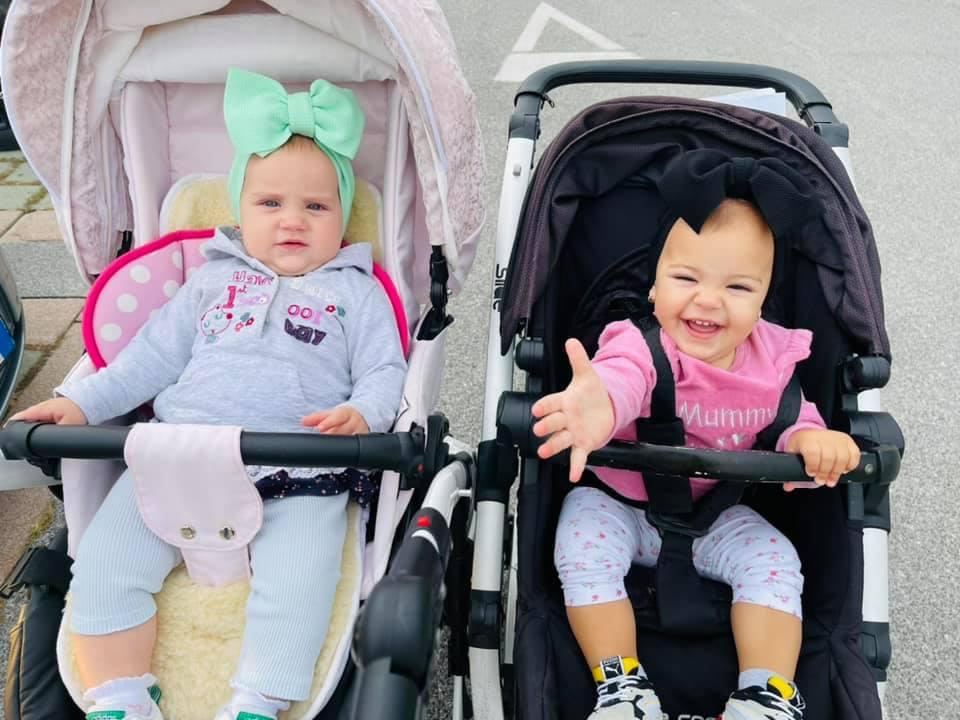
#> input picture img/IMG_6689.JPG, 960 x 720 px; its folder holds 4 pictures in this run
$ python resize_img.py   (older library calls are emulated)
#> lines starting #> are read from the running program, lines starting #| are printed output that depends on the picture
from tkinter import *
from PIL import Image
import os

root = Tk()

# function to resize photo
def resize_img(img, new_width):
    width, height = img.size
    ratio = height / width
    new_height = int(ratio * new_width)
    resized_img = img.resize((new_width, new_height), Image.ANTIALIAS)
    return resized_img

# resize all photos in img folder, save in resized-img folder
images = [file for file in os.listdir("img") if file.endswith(('JPG'))]
for image in images:
    img = Image.open("img/"+image)
#> img is the input picture: PIL image 960x720 RGB; mean R, G, B 142, 137.2, 141.7
    im_resized = resize_img(img, 300)
#> in resize_img, `resized_img = img.resize((new_width, new_height), Image.ANTIALIAS)`:
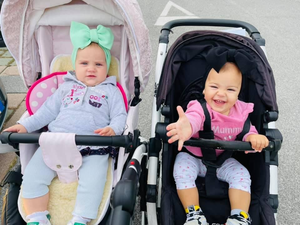
#> resized_img: PIL image 300x225 RGB; mean R, G, B 142.1, 137.2, 141.7
#> pass 3 of the loop `for image in images:`:
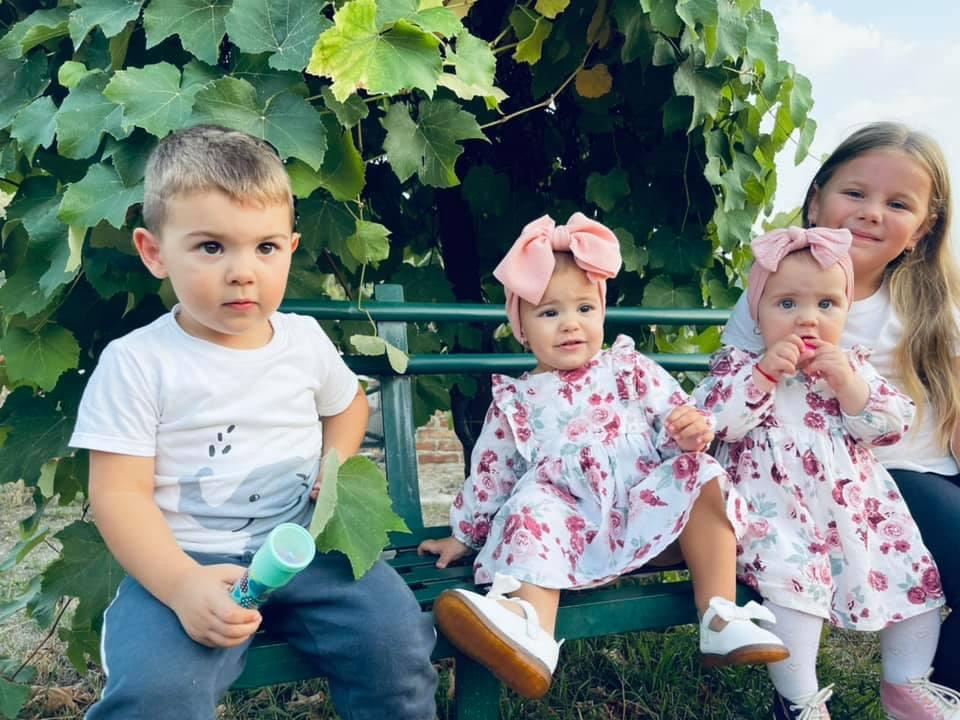
#> input picture img/IMG_6721.JPG, 960 x 720 px
#> img is the input picture: PIL image 960x720 RGB; mean R, G, B 117.8, 130, 123
#> in resize_img (call 3), `resized_img = img.resize((new_width, new_height), Image.ANTIALIAS)`:
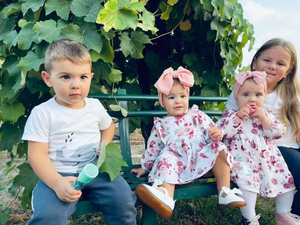
#> resized_img: PIL image 300x225 RGB; mean R, G, B 117.9, 130, 123
#> the loop made 4 passes; the first 3 are shown
    image_path = f"resized-img/{image}"
    im_resized.save(image_path)
